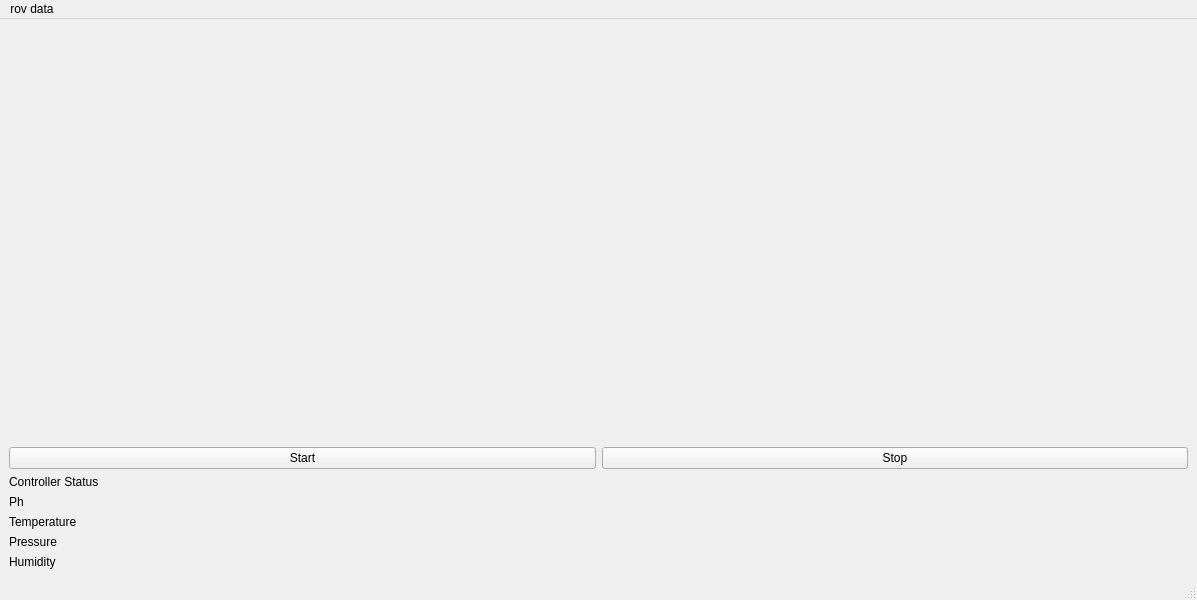
<?xml version="1.0" encoding="UTF-8"?>
<ui version="4.0">
 <class>MainWindow</class>
 <widget class="QMainWindow" name="MainWindow">
  <property name="geometry">
   <rect>
    <x>0</x>
    <y>0</y>
    <width>1197</width>
    <height>600</height>
   </rect>
  </property>
  <property name="windowTitle">
   <string>MainWindow</string>
  </property>
  <widget class="QWidget" name="centralwidget">
   <layout class="QVBoxLayout" name="verticalLayout">
    <item>
     <layout class="QHBoxLayout" name="horizontalLayout">
      <item>
       <widget class="QLabel" name="label_1">
        <property name="minimumSize">
         <size>
          <width>400</width>
          <height>300</height>
         </size>
        </property>
       </widget>
      </item>
      <item>
       <spacer name="verticalSpacer">
        <property name="orientation">
         <enum>Qt::Vertical</enum>
        </property>
        <property name="sizeType">
         <enum>QSizePolicy::Expanding</enum>
        </property>
        <property name="sizeHint" stdset="0">
         <size>
          <width>20</width>
          <height>40</height>
         </size>
        </property>
       </spacer>
      </item>
      <item>
       <widget class="QLabel" name="label_2">
        <property name="minimumSize">
         <size>
          <width>400</width>
          <height>300</height>
         </size>
        </property>
       </widget>
      </item>
     </layout>
    </item>
    <item>
     <layout class="QHBoxLayout" name="horizontalLayout_2">
      <item>
       <widget class="QPushButton" name="pushButton_2">
        <property name="text">
         <string>Start</string>
        </property>
       </widget>
      </item>
      <item>
       <widget class="QPushButton" name="pushButton">
        <property name="text">
         <string>Stop</string>
        </property>
       </widget>
      </item>
     </layout>
    </item>
    <item>
     <widget class="QLabel" name="label_controller_status">
      <property name="text">
       <string>Controller Status</string>
      </property>
     </widget>
    </item>
    <item>
     <widget class="QLabel" name="label">
      <property name="text">
       <string>Ph</string>
      </property>
     </widget>
    </item>
    <item>
     <widget class="QLabel" name="label_3">
      <property name="text">
       <string>Temperature</string>
      </property>
     </widget>
    </item>
    <item>
     <widget class="QLabel" name="label_4">
      <property name="text">
       <string>Pressure</string>
      </property>
     </widget>
    </item>
    <item>
     <widget class="QLabel" name="label_5">
      <property name="text">
       <string>Humidity</string>
      </property>
     </widget>
    </item>
   </layout>
  </widget>
  <widget class="QMenuBar" name="menubar">
   <property name="geometry">
    <rect>
     <x>0</x>
     <y>0</y>
     <width>1197</width>
     <height>25</height>
    </rect>
   </property>
   <widget class="QMenu" name="menurov_data">
    <property name="title">
     <string>rov data</string>
    </property>
   </widget>
   <addaction name="menurov_data"/>
  </widget>
  <widget class="QStatusBar" name="statusbar"/>
 </widget>
 <resources/>
 <connections/>
</ui>
